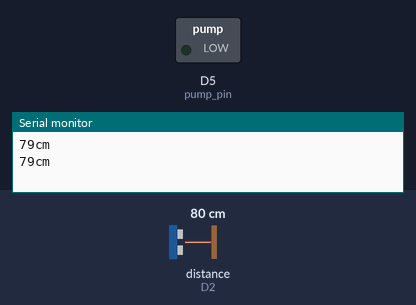
This sketch was run on a simulated ESP8266 (NodeMCU). Parts: switched loads named in the sketch (green lamp = pin HIGH), the last lines printed to the serial monitor. Wiring (inferred from the names in the program): ultrasonic range finder: trigger D1; echo D2. The test bench sets the inputs (shaded band); at power-on: distance to the obstacle (sensor on D2) 80 cm. The echo pulse lasts 58.3 µs per cm; WiFi joins after 1.5 s; servers stay silent unless stated; pins used as bus, display or sensor lines are not drawn.

Above: at 3.0 s.
3.1 s: distance to the obstacle (sensor on D2) set to 22 cm
5.0 s: distance to the obstacle (sensor on D2) set to 18 cm
At 7.0 s:
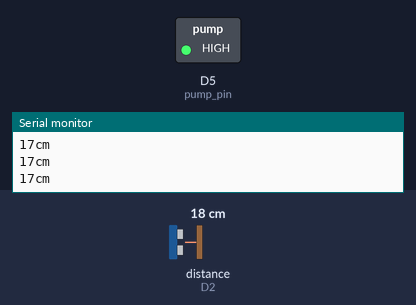
7.3 s: distance to the obstacle (sensor on D2) set to 178 cm
9.0 s: distance to the obstacle (sensor on D2) set to 185 cm
At 10.5 s:
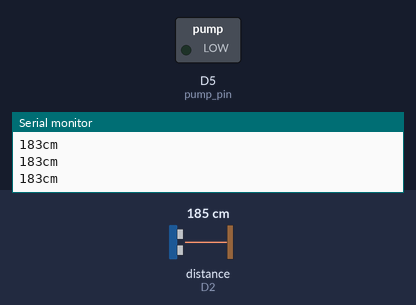
11.3 s: distance to the obstacle (sensor on D2) set to 2 cm
At 12.9 s:
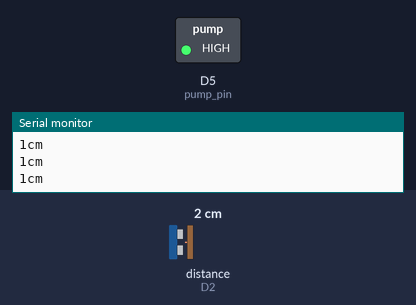
Timing chart, 0 to 14.3 s (numbered marks = the images above; inputs shaded):
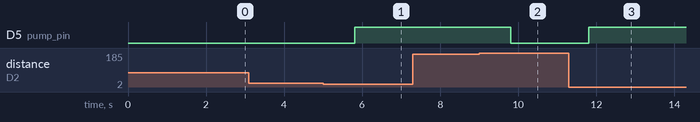

The sketch:

water_level_blynk.ino
```cpp
#define BLYNK_PRINT Serial
#include <ESP8266WiFi.h>
#include <BlynkSimpleEsp8266.h>

BlynkTimer timer;
long distanc=0;
char auth[] = "6cqHCTiRdV6kifNVpYsvNo6PzW-A3bJ_";
char ssid[] = "Tump";
char pass[] = "11223344";

const int TRIGGER = D1;
int ECHO = D2;
int pump_pin = D5;//สั่งงานrelay ควบคุมปั้มน้ำ
WidgetLED led(V11);

void level(){
  digitalWrite(TRIGGER, LOW);
  delayMicroseconds(2);
  digitalWrite(TRIGGER, HIGH);
  delayMicroseconds(5);
  digitalWrite(TRIGGER, LOW);          //สร้างpule
  long duration = pulseIn(ECHO, HIGH); //จับเวลาสะท้อนกลับ
  distanc = (duration/2) / 29.41;      //ความเร็วเสียงในอากาศประมาณ 340 m/s หรือ 29.41 us/cm
  if (distanc<200){                    //ติดตั้งเซ็นเซอร์ที่ระดับ2เมตร
    Blynk.virtualWrite(V10, 200-distanc);
    Serial.print(distanc);
    Serial.print("cm");
    Serial.println();
  }
}

void pump(){
  if((200-distanc)<20){ //เช็คระดับน้ำต่ำกว่า 20cm ให้เปิดปั้ม
    digitalWrite(pump_pin, LOW);
    led.on();
  }
  if((200-distanc)>180){ //เช็คระดับน้ำสูงกว่า 180cm ให้ปิดปั้ม
    digitalWrite(pump_pin, HIGH);
    led.off();
  }
}
void setup() {
  Serial.begin(9600);
  Blynk.begin(auth, ssid, pass, "blynk.iot-cm.com", 8080);
  pinMode(TRIGGER, OUTPUT);
  pinMode(ECHO, INPUT);
  pinMode(pump_pin, OUTPUT);
  timer.setInterval(500L, level); //วัดระดับน้ำทุกๆ 0.5 วินาที
  timer.setInterval(1000L, pump); //เช็คระดับน้ำทุกๆ 1 วินาที
}
void loop()
{
  Blynk.run();
  timer.run();
}
```

Measured:
- the behaviour switches between 21 and 20 cm on distance to the obstacle (sensor on D2) (found by bisection; images 0 and 1)
- the behaviour switches between 182 and 183 cm on distance to the obstacle (sensor on D2) (found by bisection; images 1 and 2)
- after the input at 5.0 s, D5 (pump_pin): LOW → HIGH after 0.80 s
- after the input at 9.0 s, D5 (pump_pin): HIGH → LOW after 0.81 s
- after the input at 11.3 s, D5 (pump_pin): LOW → HIGH after 0.50 s
